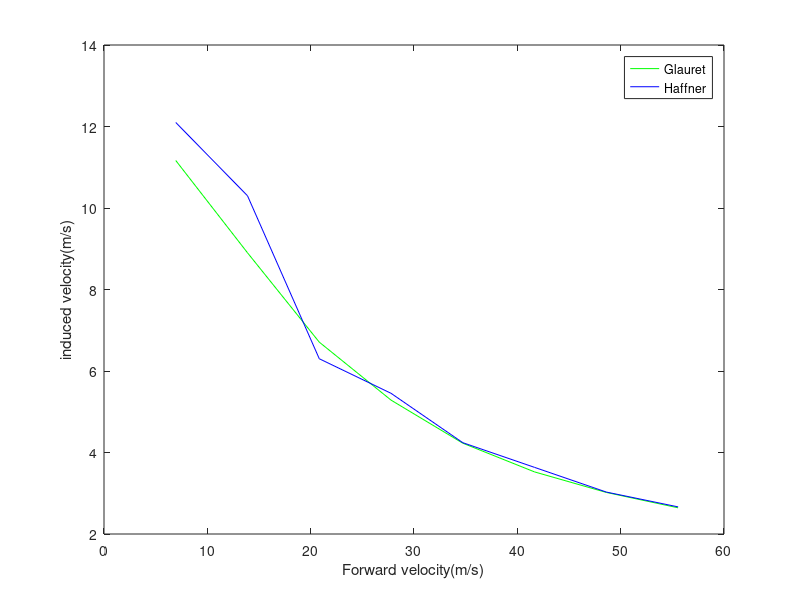

Write the MATLAB code that produced this figure.
%% Helicopter Performance assignment 1 calculations
%hover
g = 9.81;
MTOW = 7708 * g;
W = MTOW;
rho = 1.225;
R = 8.18;

vi_hover = sqrt(W/(2*pi*rho*R^2))


%% forward flight highspeed
V = linspace(100 ,200,5)*1000/3600;
V_bar_h = V/vi_hover;
CDS = 1.5;
D_fus_h = CDS*0.5*rho*V.*V;
alpha_h = asind(D_fus_h/W);
%for high speed V= V_r
v_i_high = W./(2*rho*pi*R^2*V)

%% forward flight low speed
V_l = linspace(25 ,100,4)*1000/3600;
V_bar_l = V_l/vi_hover;
CDS = 1.5;
D_fus_l = CDS*0.5*rho*V_l.*V_l;
alpha_l = asind(D_fus_l/W);
%Approximationg for low speed
vi_bar = sqrt(-V_bar_l.^2/2 + sqrt(V_bar_l.^4/4 +1))
v_i_low = vi_bar * vi_hover
x = linspace(25,200,8)*1000/3600
y1 = [11.1658    8.9004    6.7082 5.2856    4.2284    3.5237    3.0203    2.6428]
y2 = [12.099 10.2994 6.3008 5.4526 4.2409 3.6351 3.0293 2.6657]
plot(x,y1,'g')
hold on
plot(x,y2,'b')
xlabel('Forward velocity(m/s)')
ylabel('induced velocity(m/s)')
legend('Glauret','Haffner')
